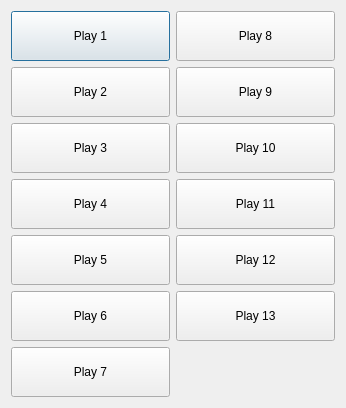
<?xml version="1.0" encoding="UTF-8"?>
<ui version="4.0">
 <class>Dialog</class>
 <widget class="QDialog" name="Dialog">
  <property name="geometry">
   <rect>
    <x>0</x>
    <y>0</y>
    <width>346</width>
    <height>404</height>
   </rect>
  </property>
  <property name="windowTitle">
   <string>Dialog</string>
  </property>
  <layout class="QGridLayout" name="gridLayout">
   <item row="0" column="0">
    <widget class="QPushButton" name="pushButton_1">
     <property name="minimumSize">
      <size>
       <width>0</width>
       <height>50</height>
      </size>
     </property>
     <property name="styleSheet">
      <string notr="true"/>
     </property>
     <property name="text">
      <string>Play 1</string>
     </property>
     <property name="icon">
      <iconset resource="main.qrc">
       <normaloff>:/icons/Play.png</normaloff>
       <normalon>:/icons/Stop.png</normalon>:/icons/Play.png</iconset>
     </property>
     <property name="iconSize">
      <size>
       <width>24</width>
       <height>24</height>
      </size>
     </property>
     <property name="checkable">
      <bool>true</bool>
     </property>
     <property name="flat">
      <bool>false</bool>
     </property>
    </widget>
   </item>
   <item row="3" column="0">
    <widget class="QPushButton" name="pushButton_4">
     <property name="minimumSize">
      <size>
       <width>0</width>
       <height>50</height>
      </size>
     </property>
     <property name="styleSheet">
      <string notr="true"/>
     </property>
     <property name="text">
      <string>Play 4</string>
     </property>
     <property name="icon">
      <iconset resource="main.qrc">
       <normaloff>:/icons/Play.png</normaloff>
       <normalon>:/icons/Stop.png</normalon>:/icons/Play.png</iconset>
     </property>
     <property name="iconSize">
      <size>
       <width>24</width>
       <height>24</height>
      </size>
     </property>
     <property name="checkable">
      <bool>true</bool>
     </property>
     <property name="flat">
      <bool>false</bool>
     </property>
    </widget>
   </item>
   <item row="6" column="0">
    <widget class="QPushButton" name="pushButton_7">
     <property name="minimumSize">
      <size>
       <width>0</width>
       <height>50</height>
      </size>
     </property>
     <property name="styleSheet">
      <string notr="true"/>
     </property>
     <property name="text">
      <string>Play 7</string>
     </property>
     <property name="icon">
      <iconset resource="main.qrc">
       <normaloff>:/icons/Play.png</normaloff>
       <normalon>:/icons/Stop.png</normalon>:/icons/Play.png</iconset>
     </property>
     <property name="iconSize">
      <size>
       <width>24</width>
       <height>24</height>
      </size>
     </property>
     <property name="checkable">
      <bool>true</bool>
     </property>
     <property name="flat">
      <bool>false</bool>
     </property>
    </widget>
   </item>
   <item row="1" column="0">
    <widget class="QPushButton" name="pushButton_2">
     <property name="minimumSize">
      <size>
       <width>0</width>
       <height>50</height>
      </size>
     </property>
     <property name="autoFillBackground">
      <bool>false</bool>
     </property>
     <property name="styleSheet">
      <string notr="true"/>
     </property>
     <property name="text">
      <string notr="true">Play 2</string>
     </property>
     <property name="icon">
      <iconset resource="main.qrc">
       <normaloff>:/icons/Play.png</normaloff>
       <normalon>:/icons/Stop.png</normalon>:/icons/Play.png</iconset>
     </property>
     <property name="iconSize">
      <size>
       <width>24</width>
       <height>24</height>
      </size>
     </property>
     <property name="checkable">
      <bool>true</bool>
     </property>
     <property name="flat">
      <bool>false</bool>
     </property>
    </widget>
   </item>
   <item row="2" column="0">
    <widget class="QPushButton" name="pushButton_3">
     <property name="minimumSize">
      <size>
       <width>0</width>
       <height>50</height>
      </size>
     </property>
     <property name="styleSheet">
      <string notr="true"/>
     </property>
     <property name="text">
      <string>Play 3</string>
     </property>
     <property name="icon">
      <iconset resource="main.qrc">
       <normaloff>:/icons/Play.png</normaloff>
       <normalon>:/icons/Stop.png</normalon>:/icons/Play.png</iconset>
     </property>
     <property name="iconSize">
      <size>
       <width>24</width>
       <height>24</height>
      </size>
     </property>
     <property name="checkable">
      <bool>true</bool>
     </property>
     <property name="flat">
      <bool>false</bool>
     </property>
    </widget>
   </item>
   <item row="4" column="0">
    <widget class="QPushButton" name="pushButton_5">
     <property name="minimumSize">
      <size>
       <width>0</width>
       <height>50</height>
      </size>
     </property>
     <property name="styleSheet">
      <string notr="true"/>
     </property>
     <property name="text">
      <string>Play 5</string>
     </property>
     <property name="icon">
      <iconset resource="main.qrc">
       <normaloff>:/icons/Play.png</normaloff>
       <normalon>:/icons/Stop.png</normalon>:/icons/Play.png</iconset>
     </property>
     <property name="iconSize">
      <size>
       <width>24</width>
       <height>24</height>
      </size>
     </property>
     <property name="checkable">
      <bool>true</bool>
     </property>
     <property name="flat">
      <bool>false</bool>
     </property>
    </widget>
   </item>
   <item row="5" column="0">
    <widget class="QPushButton" name="pushButton_6">
     <property name="minimumSize">
      <size>
       <width>0</width>
       <height>50</height>
      </size>
     </property>
     <property name="styleSheet">
      <string notr="true"/>
     </property>
     <property name="text">
      <string>Play 6</string>
     </property>
     <property name="icon">
      <iconset resource="main.qrc">
       <normaloff>:/icons/Play.png</normaloff>
       <normalon>:/icons/Stop.png</normalon>:/icons/Play.png</iconset>
     </property>
     <property name="iconSize">
      <size>
       <width>24</width>
       <height>24</height>
      </size>
     </property>
     <property name="checkable">
      <bool>true</bool>
     </property>
     <property name="flat">
      <bool>false</bool>
     </property>
    </widget>
   </item>
   <item row="0" column="1">
    <widget class="QPushButton" name="pushButton_8">
     <property name="minimumSize">
      <size>
       <width>0</width>
       <height>50</height>
      </size>
     </property>
     <property name="styleSheet">
      <string notr="true"/>
     </property>
     <property name="text">
      <string>Play 8</string>
     </property>
     <property name="icon">
      <iconset resource="main.qrc">
       <normaloff>:/icons/Play.png</normaloff>
       <normalon>:/icons/Stop.png</normalon>:/icons/Play.png</iconset>
     </property>
     <property name="iconSize">
      <size>
       <width>24</width>
       <height>24</height>
      </size>
     </property>
     <property name="checkable">
      <bool>true</bool>
     </property>
     <property name="flat">
      <bool>false</bool>
     </property>
    </widget>
   </item>
   <item row="1" column="1">
    <widget class="QPushButton" name="pushButton_9">
     <property name="minimumSize">
      <size>
       <width>0</width>
       <height>50</height>
      </size>
     </property>
     <property name="styleSheet">
      <string notr="true"/>
     </property>
     <property name="text">
      <string>Play 9</string>
     </property>
     <property name="icon">
      <iconset resource="main.qrc">
       <normaloff>:/icons/Play.png</normaloff>
       <normalon>:/icons/Stop.png</normalon>:/icons/Play.png</iconset>
     </property>
     <property name="iconSize">
      <size>
       <width>24</width>
       <height>24</height>
      </size>
     </property>
     <property name="checkable">
      <bool>true</bool>
     </property>
     <property name="flat">
      <bool>false</bool>
     </property>
    </widget>
   </item>
   <item row="2" column="1">
    <widget class="QPushButton" name="pushButton_10">
     <property name="minimumSize">
      <size>
       <width>0</width>
       <height>50</height>
      </size>
     </property>
     <property name="styleSheet">
      <string notr="true"/>
     </property>
     <property name="text">
      <string>Play 10</string>
     </property>
     <property name="icon">
      <iconset resource="main.qrc">
       <normaloff>:/icons/Play.png</normaloff>
       <normalon>:/icons/Stop.png</normalon>:/icons/Play.png</iconset>
     </property>
     <property name="iconSize">
      <size>
       <width>24</width>
       <height>24</height>
      </size>
     </property>
     <property name="checkable">
      <bool>true</bool>
     </property>
     <property name="flat">
      <bool>false</bool>
     </property>
    </widget>
   </item>
   <item row="3" column="1">
    <widget class="QPushButton" name="pushButton_11">
     <property name="minimumSize">
      <size>
       <width>0</width>
       <height>50</height>
      </size>
     </property>
     <property name="styleSheet">
      <string notr="true"/>
     </property>
     <property name="text">
      <string>Play 11</string>
     </property>
     <property name="icon">
      <iconset resource="main.qrc">
       <normaloff>:/icons/Play.png</normaloff>
       <normalon>:/icons/Stop.png</normalon>:/icons/Play.png</iconset>
     </property>
     <property name="iconSize">
      <size>
       <width>24</width>
       <height>24</height>
      </size>
     </property>
     <property name="checkable">
      <bool>true</bool>
     </property>
     <property name="flat">
      <bool>false</bool>
     </property>
    </widget>
   </item>
   <item row="4" column="1">
    <widget class="QPushButton" name="pushButton_12">
     <property name="minimumSize">
      <size>
       <width>0</width>
       <height>50</height>
      </size>
     </property>
     <property name="styleSheet">
      <string notr="true"/>
     </property>
     <property name="text">
      <string>Play 12</string>
     </property>
     <property name="icon">
      <iconset resource="main.qrc">
       <normaloff>:/icons/Play.png</normaloff>
       <normalon>:/icons/Stop.png</normalon>:/icons/Play.png</iconset>
     </property>
     <property name="iconSize">
      <size>
       <width>24</width>
       <height>24</height>
      </size>
     </property>
     <property name="checkable">
      <bool>true</bool>
     </property>
     <property name="flat">
      <bool>false</bool>
     </property>
    </widget>
   </item>
   <item row="5" column="1">
    <widget class="QPushButton" name="pushButton_13">
     <property name="minimumSize">
      <size>
       <width>0</width>
       <height>50</height>
      </size>
     </property>
     <property name="styleSheet">
      <string notr="true"/>
     </property>
     <property name="text">
      <string>Play 13</string>
     </property>
     <property name="icon">
      <iconset resource="main.qrc">
       <normaloff>:/icons/Play.png</normaloff>
       <normalon>:/icons/Stop.png</normalon>:/icons/Play.png</iconset>
     </property>
     <property name="iconSize">
      <size>
       <width>24</width>
       <height>24</height>
      </size>
     </property>
     <property name="checkable">
      <bool>true</bool>
     </property>
     <property name="flat">
      <bool>false</bool>
     </property>
    </widget>
   </item>
  </layout>
 </widget>
 <layoutdefault spacing="6" margin="11"/>
 <tabstops>
  <tabstop>pushButton_1</tabstop>
  <tabstop>pushButton_2</tabstop>
  <tabstop>pushButton_3</tabstop>
  <tabstop>pushButton_4</tabstop>
  <tabstop>pushButton_5</tabstop>
  <tabstop>pushButton_6</tabstop>
  <tabstop>pushButton_7</tabstop>
  <tabstop>pushButton_8</tabstop>
  <tabstop>pushButton_9</tabstop>
  <tabstop>pushButton_10</tabstop>
  <tabstop>pushButton_11</tabstop>
  <tabstop>pushButton_12</tabstop>
  <tabstop>pushButton_13</tabstop>
 </tabstops>
 <resources>
  <include location="main.qrc"/>
 </resources>
 <connections/>
</ui>
